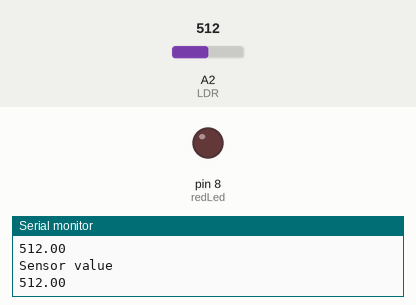
This sketch was run on a simulated Arduino Uno, built with avr-gcc and run on an emulated ATmega328P. Parts: output pins drawn as LEDs (lit = HIGH), the last lines printed to the serial monitor. The test bench sets the inputs (shaded band); at power-on: A2 (LDR) = 512.

Above: at 1.2 s.
1.3 s: A2 (LDR) set to 215
2.8 s: A2 (LDR) set to 184
At 3.7 s:
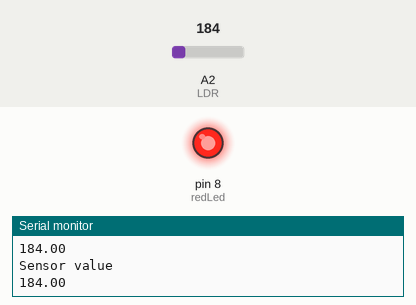
4.5 s: A2 (LDR) set to 210
At 5.2 s:
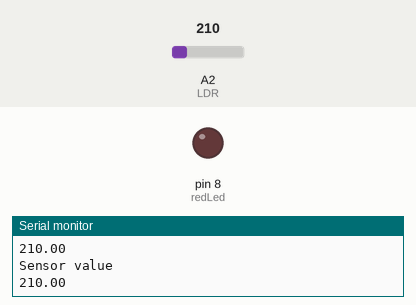
6.3 s: A2 (LDR) set to 190
At 8.1 s:
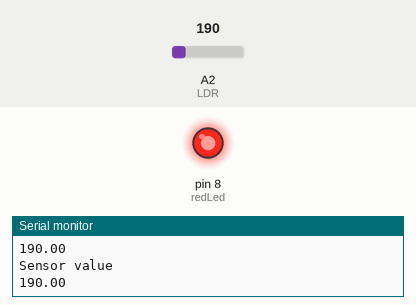
Timing chart, 0 to 9.1 s (numbered marks = the images above; inputs shaded):
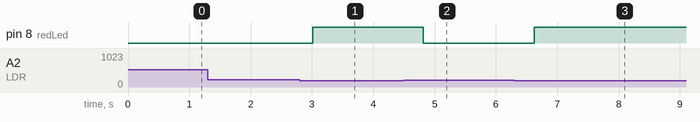

Measured:
- the behaviour switches between 200 and 199 on A2 (LDR) (found by bisection; images 0 and 1)
- after the input at 2.8 s, pin 8 (redLed): LOW → HIGH after 0.21 s
- after the input at 4.5 s, pin 8 (redLed): HIGH → LOW after 0.32 s
- after the input at 6.3 s, pin 8 (redLed): LOW → HIGH after 0.32 s

The sketch:

ldr_home_practice.ino
```cpp
const int LDR=A2;
const int redLed=8;
float sensorvalue;
void setup() {
  // put your setup code here, to run once:
Serial.begin(9600);
pinMode(LDR, INPUT);
pinMode(redLed, OUTPUT);


}

void loop() {
  // put your main code here, to run repeatedly:

sensorvalue=analogRead(LDR);
Serial.println("Sensor value");
Serial.println(sensorvalue);
delay(200);

if (sensorvalue<200)
{
  digitalWrite(redLed,HIGH);
}
else
{
   digitalWrite(redLed,LOW);

}
}
```
